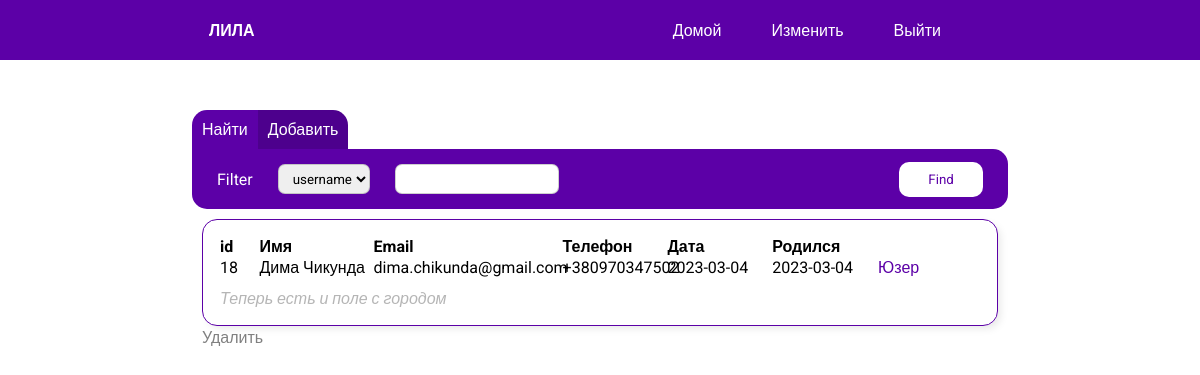
Screenshot of /index (signed in) with the database file from the repository.
### project/models.py (models this page shows, shortened)
class User(db.Model):
    id = db.Column(db.Integer, primary_key=True)
    name = db.Column(db.String(64))
    email = db.Column(db.String(64))
    phone = db.Column(db.String(64))
    date = db.Column(db.Date)
    birthday = db.Column(db.Date)
    additional_comment = db.Column(db.String(64))
    city = db.Column(db.String(64))
    game = db.relationship('Game', backref='Game.user_id', cascade="all, delete")

### project/routes.py (the view, shortened to what this page needs)
@app.route('/', methods=['GET', 'POST'])
@app.route('/index', methods=['GET', 'POST'])
@login_required
def index():
    search_form = SearchForm()
    add_form = AddUserForm()
    users = User.query.order_by(User.id.desc()).all()
    return render_template('index.html', search_form=search_form, add_form=add_form, users=users)

### project/forms.py (shortened to what this page needs)
class SearchForm(FlaskForm):
    type = SelectField('Filter', choices=[(1, 'username'), (2, 'email'), (3, 'phone')])
    input = SearchField()
    submit = SubmitField('Find')

class AddUserForm(FlaskForm):
    name = StringField('Имя', validators=[DataRequired()])
    email = StringField('Email', validators=[Optional()])
    phone = StringField('Phone', validators=[Optional()])
    birthday = DateField('Birthday', validators=[Optional()])
    comment = StringField('Запрос')
    city = StringField('City')
    submit = SubmitField('Save')

### project/models.py (called while the page is built)
@login.user_loader
def load_user(id):
    return Admin.query.get(int(id))

### project/templates/index.html (shortened to what this page needs)
<link rel="stylesheet" href="/static/css/_user.css">
<link rel="stylesheet" href="/static/css/index.css">
{% extends 'base.html' %}
{% block content %}
<div class="wrapper">
    <div class="users_block">
        <div class="switcher">
            <div class="search_window_button" id = 'pressed'>
                <p>Найти</p>
            </div>
            <div class="add_window_button" id ='unpressed'>
                <p>Добавить</p>
            </div>
        </div>
        <div class="search_block " id="">
            <form class="search" action="" method="POST">
                <ul class="search_menu">
                    {{search_form.type.label}}
                    {{search_form.type(class='field')}}
                    {{search_form.input(class= 'field')}}
                </ul>
                {{search_form.submit(class='button')}}
            </form>
            <div class="result">
                {% for user in users%}
                {% include  '_user.html'%}
                {% endfor %}
            </div>
        </div>
    </div>
</div>
{% endblock %}

### project/templates/_user.html
<div href="/" class="table_block">
    <table class="user_block">
        <tbody>
            <tr>
                <th class="id">id</th>
                <th class="name">Имя</th>
                <th class="email">Email</th>
                <th>Телефон</th>
                <th>Дата</th>
                <th>Родился</th>
                <th></th>
            </tr>
            <tr>
                <td class="id">{{user.id}}</td>
                <td>{{user.name}}</td>
                <td>{{user.email}}</td>
                <td>{{user.phone}}</td>
                <td>{{user.date}}</td>
                <td>{{user.birthday}}</td>
                <td class="buttons">
                    <a href="{{ url_for('user', id=user.id) }}" class="button">Юзер</a>
                </td>
            </tr>
            <tr>
                <td colspan="5" class="comment">{{user.additional_comment}}</td>
            </tr>
        </tbody>
    </table>
    <a href="{{ url_for('delete', id=user.id) }}" class="delete_button">Удалить</a>
</div>

### project/static/css/_user.css (style rules this page uses)
.table_block { display: block; margin: 10px; }
.user_block { width: 100%; text-align: left; padding: 15px; table-layout: fixed; border-radius: 15px; border: 1px solid rgb(92, 0, 167); -webkit-box-shadow: 4px 4px 9px -2px rgba(0,0,0,0.10); -moz-box-shadow: 4px 4px 9px -2px rgba(0,0,0,0.10); box-shadow: 4px 4px 9px -2px rgba(0,0,0,0.10); }
.id { width: 5%; }
.name { width: 15%; }
.email { width: 25%; }
.comment { padding-top: 10px; font-style: italic; color: rgba(128, 128, 128, 0.583); }

### project/static/css/index.css (style rules this page uses)
.users_block { width: 85%; height: 85vh; margin: 0px auto; margin-top: 50px; }
.switcher { display: flex; text-align: center; }
.switcher p { text-align: center; padding: 10px; cursor: pointer; }
#pressed { background-color: rgb(92, 0, 167); }
#unpressed { background-color: rgb(77, 0, 141); }
.search { display: flex; height: 60px; background-color: rgb(92, 0, 167); border-radius: 0px 15px 15px 15px; align-items: center; }
.search_menu { display: flex; align-items: center; width: 100%; padding-left: 25px; color: white; }
.result { width: 100%; height: 75vh; overflow: scroll; }
.field { height: 30px; margin-left: 25px; border: 1px solid rgba(128, 128, 128, 0.382); border-radius: 7px; padding-left: 10px; }
.search_window_button { border-radius: 15px 0px 0px 0px; color: white; }
.add_window_button { border-radius: 0px 15px 0px 0px; color: white; }
.button { height: 35px; width: 100px; margin-right: 25px; background-color: rgb(255, 255, 255); border: 1px solid rgba(128, 128, 128, 0); border-radius: 10px; color: rgb(92, 0, 167); }
.table_block { position: relative; margin-bottom: 25px; }
.delete_button { bottom: -20%; left: 0; color: gray; position: absolute; }

### project/static/css/base.css (style rules this page uses)
* { padding: 0px; margin: 0px; font-family: 'Roboto', sans-serif; text-decoration: none; }
.wrapper { width: 80%; margin: 0px auto; }

### rows the page displays
User: id "18", name "Дима Чикунда", email "dima.chikunda@gmail.com", phone "+380970347502", date "2023-03-04", birthday "2023-03-04", additional_comment "Теперь есть и поле с городом"

### other values shown
{{ search_form.type.label }} "Filter"
